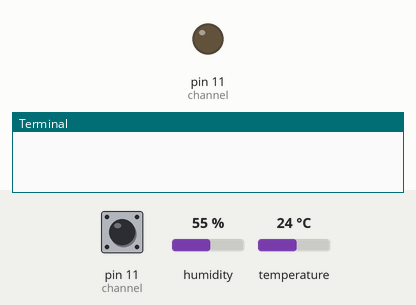
Simulated run of this program. Board: Raspberry Pi (header pin numbers). On the bench: output pins drawn as LEDs (lit = HIGH), the last lines printed to the terminal. Inputs (shaded band) come from the test bench; at power-on: pin 11 (channel) HIGH, humidity 55 %, temperature 24 °C. The interpreter's speed is modelled, so counts of loop turns are approximate. At 7.3 s the program stops and its outputs stay as they are.

Above: at 0.1 s.
At 5.0 s:
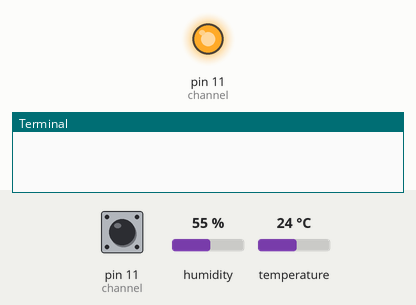
5.1 s: pin 11 (channel) pulsed LOW 2 times (0.12 s each, 0.3 s apart)
At 7.4 s:
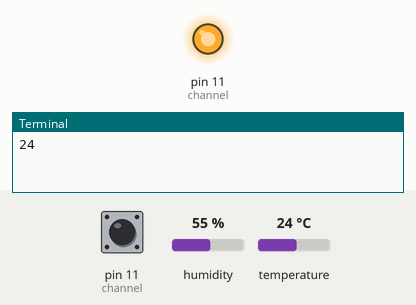
Timing chart, 0 to 8.8 s (numbered marks = the images above; inputs shaded):
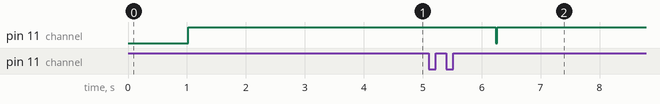

Measured:
- after the input at 5.1 s, pin 11 (channel): HIGH → LOW after 1.1 s, → HIGH 0.02 s later

The program:

crontab_yeelink.py
```python
#!/usr/bin/python

import RPi.GPIO as GPIO
import time
import requests
import json

#Read data from DHT11
def DHT11():
  channel = 11
  data = []
  j = 0

  GPIO.setmode(GPIO.BOARD)
  time.sleep(1)
  GPIO.setup(channel, GPIO.OUT)
  GPIO.output(channel, GPIO.LOW)
  time.sleep(0.02)
  GPIO.output(channel, GPIO.HIGH)
  GPIO.setup(channel, GPIO.IN)

  while GPIO.input(channel) == GPIO.LOW:
       continue

  while GPIO.input(channel) == GPIO.HIGH:
       continue

  while j < 40:
       k = 0
       while GPIO.input(channel) == GPIO.LOW:
           continue

       while GPIO.input(channel) == GPIO.HIGH:
           k += 1
           if k > 100:
               break
       if k < 8:
           data.append(0)
       else:
           data.append(1)

       j += 1

  #print "sensor is working."
  #print data

  humidity_bit = data[0:8]
  humidity_point_bit = data[8:16]
  temperature_bit = data[16:24]
  temperature_point_bit = data[24:32]
  check_bit = data[32:40]

  global humidity
  global temperature
  global check
  humidity_point = 0
  temperature_point = 0
  check = 0
  temperature = 0
  humidity = 0

  for i in range(8):
       humidity += humidity_bit[i] * 2 ** (7 - i)
       humidity_point += humidity_point_bit[i] * 2 ** (7 - i)
       temperature += temperature_bit[i] * 2 ** (7 - i)
       temperature_point += temperature_point_bit[i] * 2 ** (7 - i)
       check += check_bit[i] * 2 ** (7 - i)

  global tmp
  tmp = humidity + humidity_point + temperature + temperature_point
  GPIO.cleanup()

def yeelink_dht11():
#  print "DHT11 Temperature & Humidity Sensor"
#  print "temperature :", temperature, "*C, humidity :", humidity, "%"
  print temperature
  mytemp = '%f' %temperature
  myhumi = '%f' %humidity

  topost_tmp_payload={'value':mytemp}
  topost_humidity_payload={'value':myhumi}

  url_tmp='http://api.yeelink.net/v1.1/device/356405/sensor/403812/datapoints'
  url_humidity='http://api.yeelink.net/v1.1/device/356405/sensor/404106/datapoints'
  header={'U-ApiKey':'32db85b754fa7d74d0b6fda890ed4651', 'content-type': 'application/json'}

#  post_tem = requests.post(url_tmp,headers=header,data=json.dumps(topost_tmp_payload))
#  post_humidity = requests.post(url_humidity,headers=header,data=json.dumps(topost_humidity_payload))

def yeelink_cpu():
  file = open("/sys/class/thermal/thermal_zone0/temp")
  CPUtemperature = float(file.read()) / 1000
  file.close

  print "CPU Temperature :", CPUtemperature

  topost_CPUtemperature_payload={'value':CPUtemperature}

  url_CPUtemperature='http://api.yeelink.net/v1.1/device/356405/sensor/405002/datapoints'
  header={'U-ApiKey':'32db85b754fa7d74d0b6fda890ed4651', 'content-type': 'application/json'}

  post_CPUtemperature = requests.post(url_CPUtemperature,headers=header,data=json.dumps(topost_CPUtemperature_payload))

DHT11()
#Ignore the bad data
while check != tmp:
    DHT11()
yeelink_dht11()
#yeelink_cpu()
```
